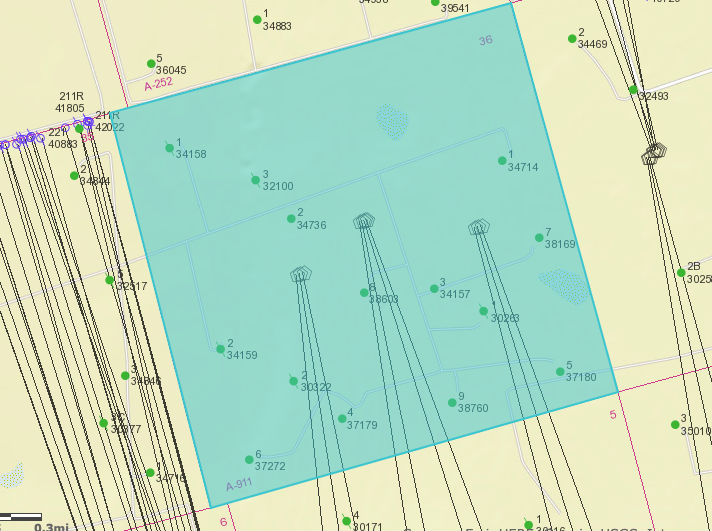
#> input picture screenshots/testScreenshot.png, 712 x 531 px; the run also reads 1 picture not shown here
$ python findWells.py
#> lines starting #> are read from the running program, lines starting #| are printed output that depends on the picture
import cv2
import numpy as np
from matplotlib import pyplot as plt

def searcWells():

    img_rgb = cv2.imread('screenshots/testScreenshot.png')
#> img_rgb is the input picture: shape (531, 712, 3); mean B, G, R 194.8, 220.9, 189.9
    img_gray = cv2.cvtColor(img_rgb, cv2.COLOR_BGR2GRAY)
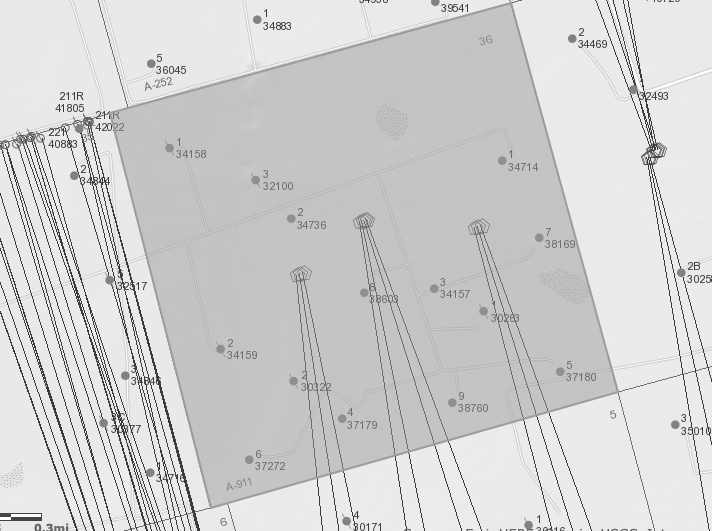
#> img_gray: shape (531, 712); min 50, max 255, mean 208.7
    template = cv2.imread('src/well.png',0)
    w, h = template.shape[::-1]
#> w = 10; h = 12
    methods = ['cv2.TM_CCOEFF', 'cv2.TM_CCOEFF_NORMED', 'cv2.TM_CCORR',
               'cv2.TM_CCORR_NORMED', 'cv2.TM_SQDIFF', 'cv2.TM_SQDIFF_NORMED']

    for i in methods:
        res = cv2.matchTemplate(img_gray,template,eval(i))
        threshold = 0.8
        loc = np.where( res >= threshold)
        for pt in zip(*loc[::-1]):
            cv2.rectangle(img_rgb, pt, (pt[0] + w, pt[1] + h), (0,0,255), 2)

        cv2.imwrite('{}_res.png'.format(i),img_rgb)
#> this loop made 6 passes
#> loc on passes 1 to 6: 158986 positions, rows 0 to 519, columns 0 to 702, 91 positions, rows 13 to 516, columns 69 to 676, 365560 positions, rows 0 to 519, columns 0 to 702, 365560 positions, rows 0 to 519, columns 0 to 702, 365560 positions, rows 0 to 519, columns 0 to 702, (empty array, empty array)
#> pass 1, in searcWells, `res = cv2.matchTemplate(img_gray,template,eval(i))`:
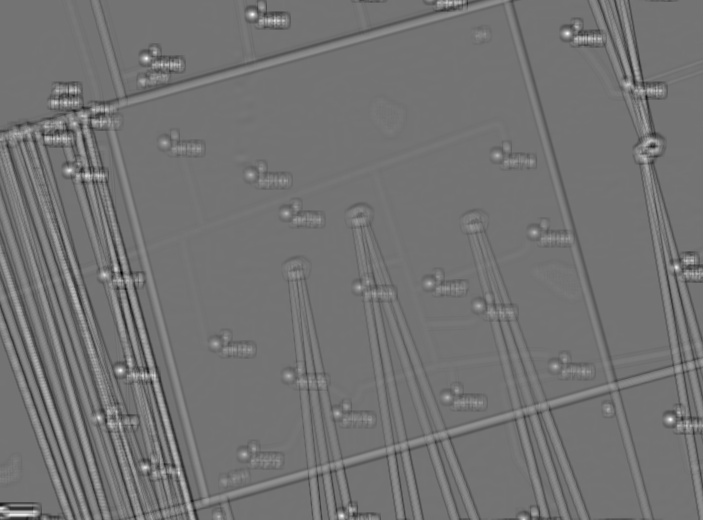
#> res: shape (520, 703) float32; min -115548.9, max 138732.7, mean -43.6; drawn with min black and max white
#> pass 1, in searcWells, `cv2.imwrite('{}_res.png'.format(i),img_rgb)`:
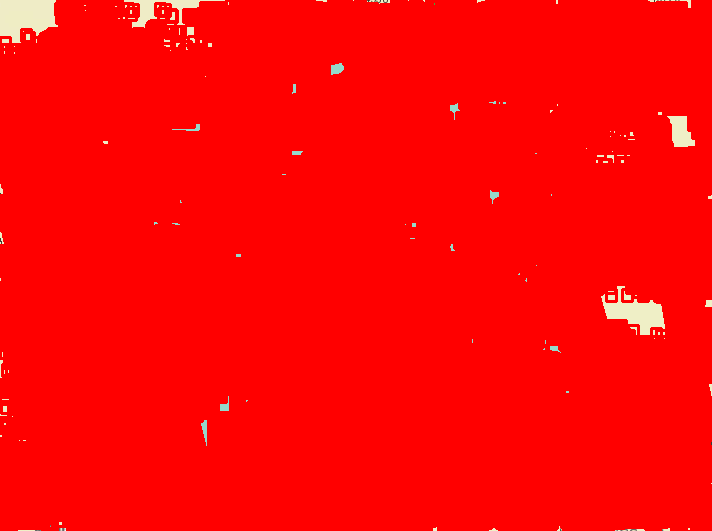
#> saved as cv2.TM_CCOEFF_res.png: shape (531, 712, 3); mean B, G, R 3.3, 3.9, 254.5
#> pass 2, in searcWells, `res = cv2.matchTemplate(img_gray,template,eval(i))`:
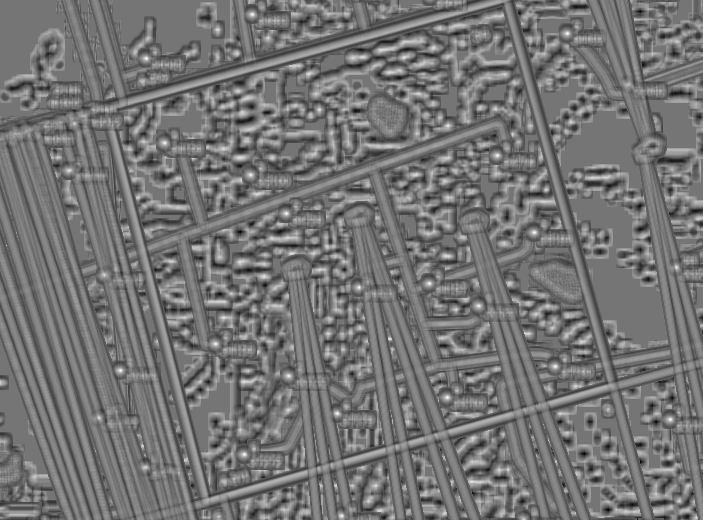
#> res: shape (520, 703) float32; min -0.857, max 1, mean -0.0113; drawn with min black and max white
#> pass 3, in searcWells, `res = cv2.matchTemplate(img_gray,template,eval(i))`:
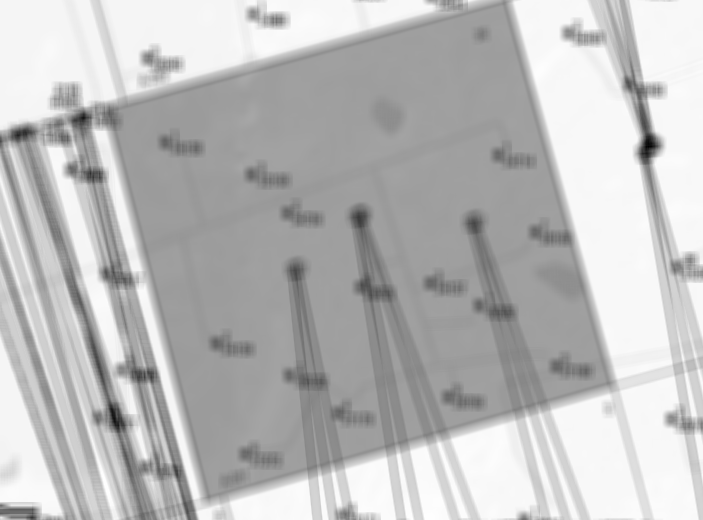
#> res: shape (520, 703) float32; min 2581070.5, max 4829069.5, mean 4241687; drawn with min black and max white
#> after the loop:
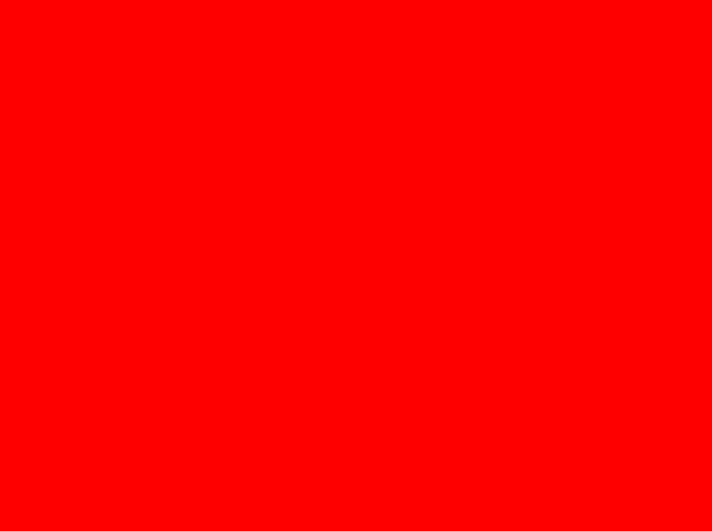
#> img_rgb: shape (531, 712, 3); mean B, G, R 0, 0, 255


if __name__ == "__main__":
    searcWells()
